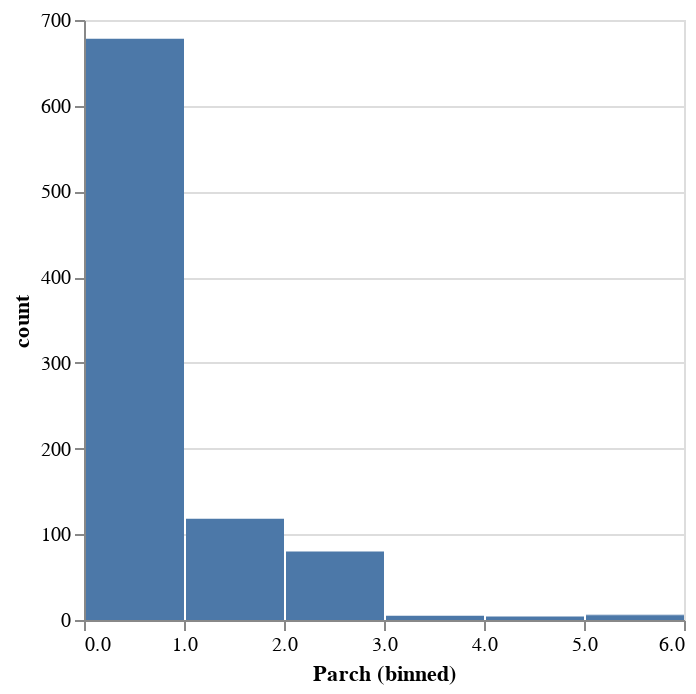

The notebook cell this image was saved under:
### Code cell
source = dataframe["Parch"].value_counts().reset_index(name='count')

alt.Chart(source).mark_bar().encode(

   alt.X("Parch", bin=True),
    y = "count"
)

### Figure 1 — Vega-Lite specification as saved in the notebook (floating-point values rounded to 4 significant figures)
{"config": {"view": {"continuousWidth": 300, "continuousHeight": 300}}, "data": {"name": "data-a9fac16800d581e14a2ffd1d8d0d97a3"}, "mark": {"type": "bar"}, "encoding": {"x": {"bin": true, "field": "Parch", "type": "quantitative"}, "y": {"field": "count", "type": "quantitative"}}, "$schema": "https://vega.github.io/schema/vega-lite/v5.20.1.json", "datasets": {"data-a9fac16800d581e14a2ffd1d8d0d97a3": [{"Parch": 0, "count": 678}, {"Parch": 1, "count": 118}, {"Parch": 2, "count": 80}, {"Parch": 5, "count": 5}, {"Parch": 3, "count": 5}, {"Parch": 4, "count": 4}, {"Parch": 6, "count": 1}]}}
